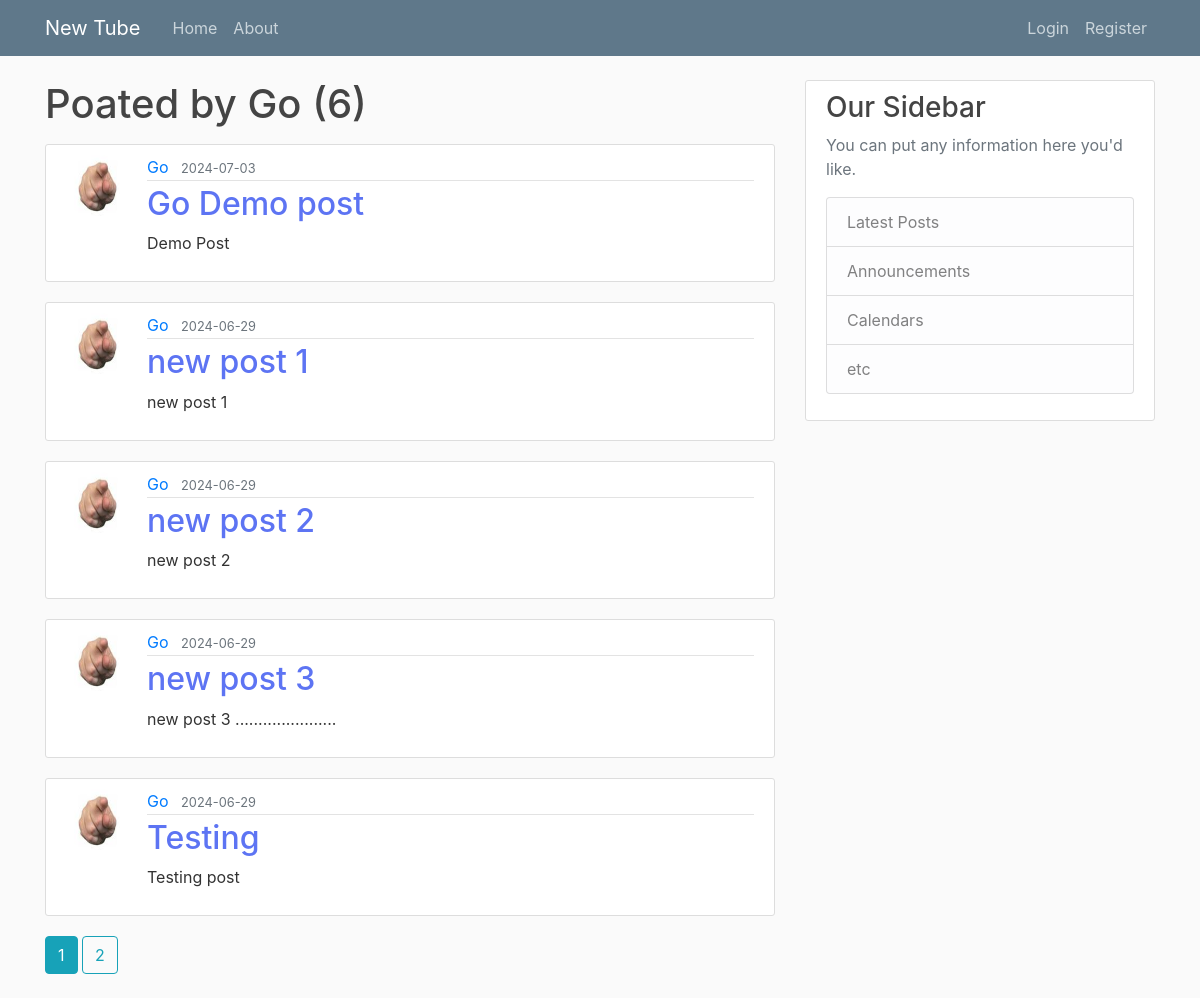
Before: /user/Go with the older database file.
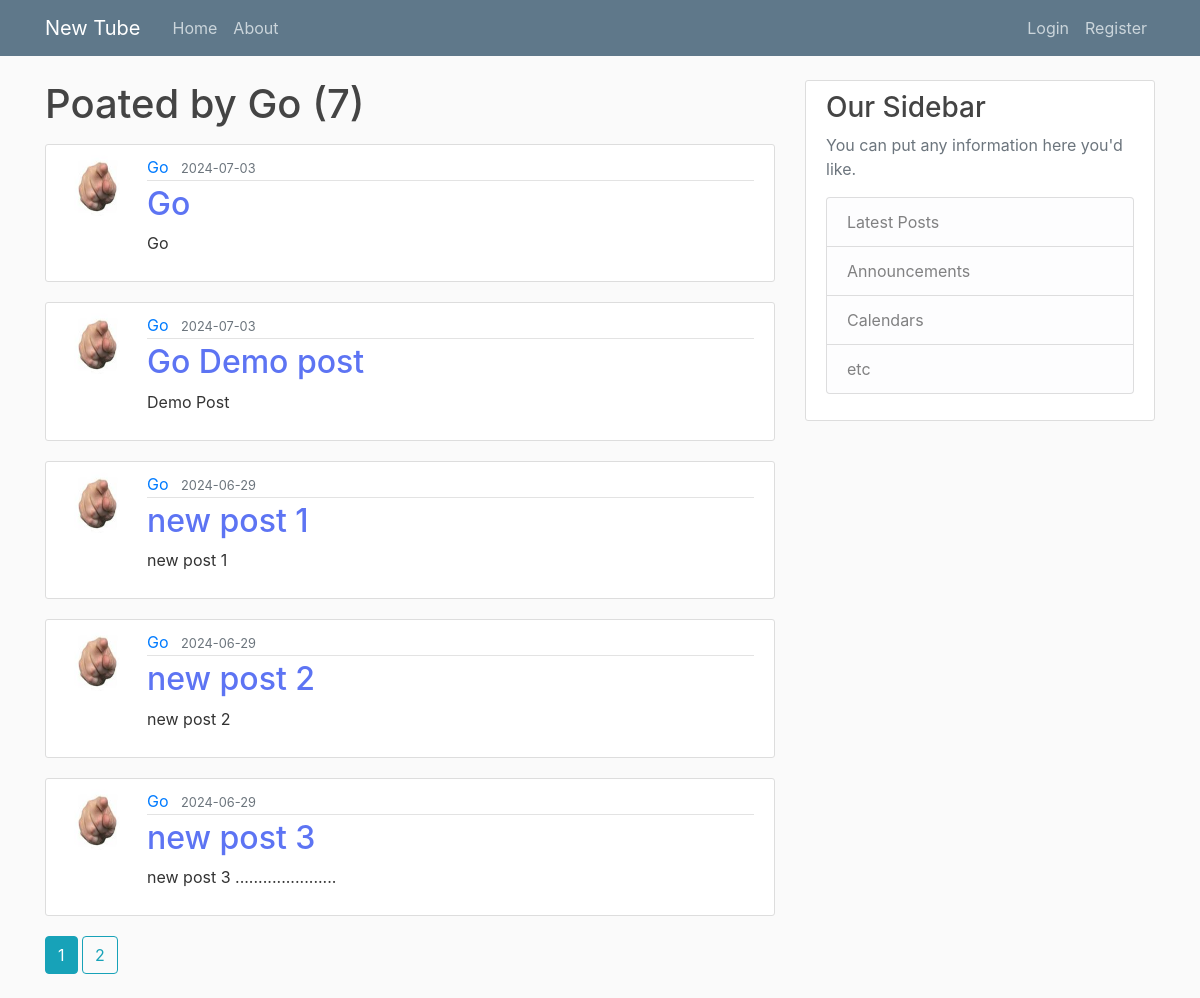
After: the same page with the newer database file.
### newtube/models.py (models this page shows, shortened)
class Post(db.Model):
    id = db.Column(db.Integer, primary_key=True)
    title = db.Column(db.String(120), nullable=False)
    date_posted = db.Column(db.DateTime, nullable=False, default=datetime.now(timezone.utc))
    content = db.Column(db.Text, nullable=False)
    user_id = db.Column(db.Integer, db.ForeignKey('user.id'), nullable=False)

class User(db.Model, UserMixin):
    id = db.Column(db.Integer, primary_key=True)
    username = db.Column(db.String(20), unique=True, nullable=False)
    email = db.Column(db.String(120), unique=True, nullable=False)
    image_file = db.Column(db.String(20), nullable=False, default='default.png')
    password = db.Column(db.String(60), nullable=False)
    posts = db.relationship('Post', backref='author', lazy=True)

### newtube/users/routes.py (the view)
@users.route("/user/<string:username>")
def user_posts(username):
    page = request.args.get('page', 1, type=int)
    user = User.query.filter_by(username=username).first_or_404()
    posts = Post.query.filter_by(author=user).order_by(Post.date_posted.desc()).paginate(page=page, per_page=5)
    return render_template('user_posts.html', posts=posts, user=user)

### newtube/templates/user_posts.html
{% extends "layout.html" %}
{%block content%}
    <h1 class="mb-3">Poated by {{ user.username }} ({{ posts.total}})</h1>
    {% for post in posts.items %}
    <article class="media content-section">
      <img class="rounded-circle article-img" src="{{url_for('static', filename='profile_pics/' + post.author.image_file)}}" alt="">
        <div class="media-body">
          <div class="article-metadata">
            <a class="mr-2" href="{{url_for('users.user_posts', username=post.author.username)}}">{{ post.author.username }}</a>
            <small class="text-muted">{{ post.date_posted.strftime('%Y-%m-%d') }}</small>
          </div>
          <h2><a class="article-title" href="{{url_for('posts.post',post_id=post.id)}}">{{ post.title }}</a></h2>
          <p class="article-content">{{ post.content }}</p>
        </div>
      </article>
    {% endfor %}
    {% for page_num in posts.iter_pages(left_edge=1, right_edge=2, left_current=1, right_current=2) %}
      {% if page_num %}
        {% if posts.page == page_num %}
          <a class="btn btn-info mb-4" href="{{url_for('users.user_posts', username=user.username, page=page_num)}}">{{ page_num }}</a>
        {% else %}
         <a class="btn btn-outline-info mb-4" href="{{url_for('users.user_posts', username=user.username, page=page_num)}}">{{ page_num }}</a>
        {% endif %}
      {% else %}
      ...
      {% endif %}
    {% endfor %}
{% endblock%}

Changed rows visible on the page:
no longer on this page (row unchanged): Post: image_file (picture), author.username "Go", date_posted "2024-06-29", title "Testing", content "Testing post"
added Post: image_file (picture), author.username "Go", date_posted "2024-07-03", title "Go", content "Go"
Other visible differences:
{{ posts.total }}: "6" → "7"
